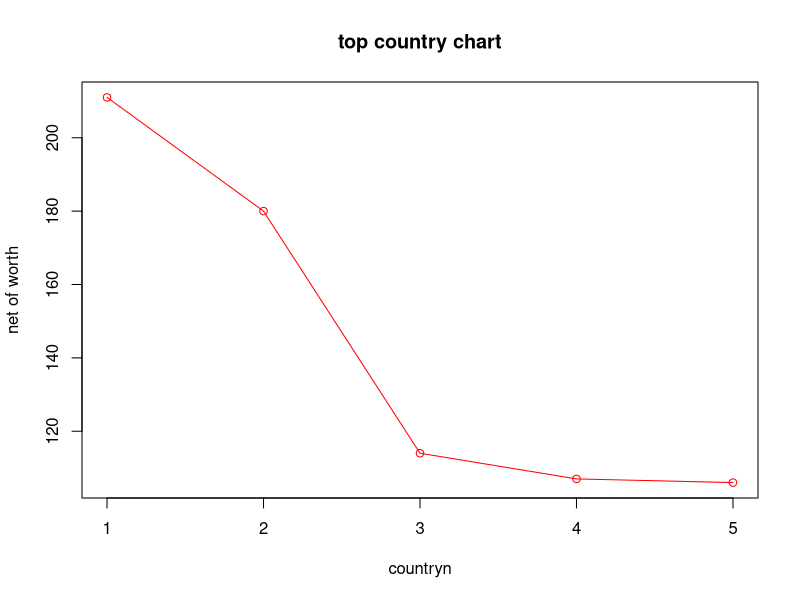

Generate this figure with R:
V <- c(211,180,114,107,106)
Y <- c("france","us","maxico","india","spain")
plot(V,type="o",col ="red",xlab ="countryn",ylab ="net of worth",main ="top country chart")